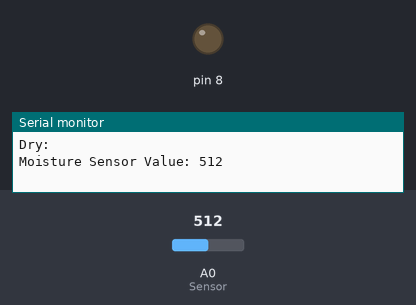
Recording of a sketch running on a simulated Arduino Uno, built with avr-gcc and run on an emulated ATmega328P. On the bench: output pins drawn as LEDs (lit = HIGH), the last lines printed to the serial monitor. The test bench sets the inputs (shaded band); at power-on: A0 (Sensor) = 512.

Above: at 18.0 s.
18.1 s: A0 (Sensor) set to 449
33.1 s: A0 (Sensor) set to 419
At 33.7 s:
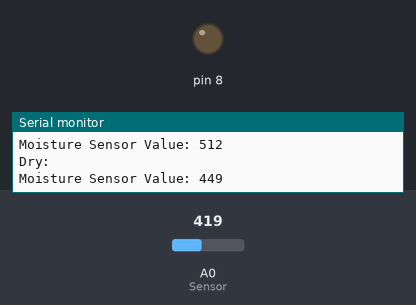
48.1 s: A0 (Sensor) set to 511
At 51.4 s:
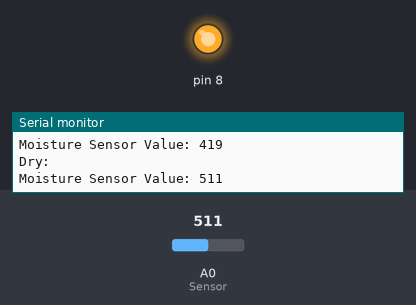
63.1 s: A0 (Sensor) set to 528
At 63.7 s:
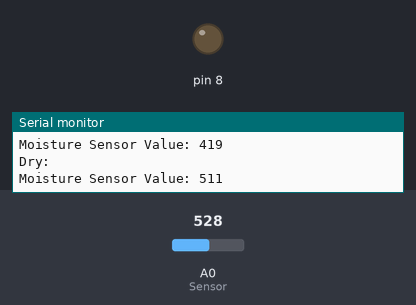
Timing chart, 0 to 66.1 s (numbered marks = the images above; inputs shaded):
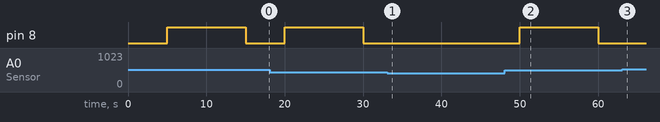

Measured:
- the behaviour switches between 519 and 520 on A0 (Sensor) (found by bisection; images 2 and 3)
- after the input at 33.1 s, pin 8: stays LOW (without the input it goes to HIGH after 1.9 s)
- after the input at 48.1 s, pin 8: LOW → HIGH after 1.9 s, → LOW 10.0 s later
- after the input at 63.1 s, pin 8: stays LOW (without the input it goes to HIGH after 1.9 s)

The sketch:

PlantTest.ino
```cpp
const int AirValue = 520;   //you need to replace this value with Value_1
const int WaterValue = 260;  //you need to replace this value with Value_2
int intervals = (AirValue - WaterValue)/3;
int soilMoistureValue = 0;
void setup() {
  pinMode(8, OUTPUT);
  Serial.begin(9600); // open serial port, set the baud rate to 9600 bps
}
void loop() {
digitalWrite(8, LOW);
delay(5000);

soilMoistureValue = analogRead(A0);  //put Sensor insert into soil
if(soilMoistureValue > WaterValue && soilMoistureValue < (WaterValue + intervals))
{
  digitalWrite(8, LOW);
  Serial.println("Very Wet: ");
  Serial.print("Moisture Sensor Value: ");
  Serial.println(soilMoistureValue);

}
else if(soilMoistureValue > (WaterValue + intervals) && soilMoistureValue < (AirValue - intervals))
{

  digitalWrite(8, LOW);
  Serial.println("Wet: ");
  Serial.print("Moisture Sensor Value: ");
  Serial.println(soilMoistureValue);
}
else if(soilMoistureValue < AirValue && soilMoistureValue > (AirValue - intervals))
{

  digitalWrite(8, HIGH);
  Serial.println("Dry: ");
  Serial.print("Moisture Sensor Value: ");
  Serial.println(soilMoistureValue);
}
Serial.println();

delay(10000);
}
```
